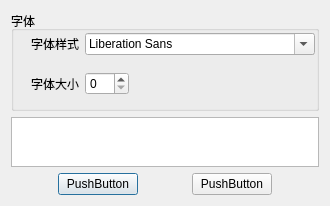
<?xml version="1.0" encoding="UTF-8"?>
<ui version="4.0">
 <class>FontStyleFrm</class>
 <widget class="QDialog" name="FontStyleFrm">
  <property name="geometry">
   <rect>
    <x>0</x>
    <y>0</y>
    <width>330</width>
    <height>206</height>
   </rect>
  </property>
  <property name="windowTitle">
   <string>Dialog</string>
  </property>
  <layout class="QVBoxLayout" name="verticalLayout">
   <item>
    <widget class="QGroupBox" name="groupBox">
     <property name="minimumSize">
      <size>
       <width>300</width>
       <height>100</height>
      </size>
     </property>
     <property name="maximumSize">
      <size>
       <width>310</width>
       <height>100</height>
      </size>
     </property>
     <property name="title">
      <string>字体</string>
     </property>
     <widget class="QWidget" name="layoutWidget">
      <property name="geometry">
       <rect>
        <x>20</x>
        <y>20</y>
        <width>284</width>
        <height>26</height>
       </rect>
      </property>
      <layout class="QHBoxLayout" name="horizontalLayout_2">
       <item>
        <widget class="QLabel" name="label_2">
         <property name="text">
          <string>字体样式</string>
         </property>
        </widget>
       </item>
       <item>
        <widget class="QFontComboBox" name="fontComboBox"/>
       </item>
      </layout>
     </widget>
     <widget class="QWidget" name="layoutWidget">
      <property name="geometry">
       <rect>
        <x>20</x>
        <y>60</y>
        <width>98</width>
        <height>26</height>
       </rect>
      </property>
      <layout class="QHBoxLayout" name="horizontalLayout_3">
       <item>
        <widget class="QLabel" name="label_3">
         <property name="text">
          <string>字体大小</string>
         </property>
        </widget>
       </item>
       <item>
        <widget class="QSpinBox" name="spinBox"/>
       </item>
      </layout>
     </widget>
    </widget>
   </item>
   <item>
    <widget class="QTextBrowser" name="textBrowser">
     <property name="sizePolicy">
      <sizepolicy hsizetype="Maximum" vsizetype="Maximum">
       <horstretch>0</horstretch>
       <verstretch>0</verstretch>
      </sizepolicy>
     </property>
     <property name="maximumSize">
      <size>
       <width>310</width>
       <height>50</height>
      </size>
     </property>
    </widget>
   </item>
   <item>
    <layout class="QHBoxLayout" name="horizontalLayout">
     <item>
      <spacer name="horizontalSpacer_2">
       <property name="orientation">
        <enum>Qt::Horizontal</enum>
       </property>
       <property name="sizeHint" stdset="0">
        <size>
         <width>40</width>
         <height>20</height>
        </size>
       </property>
      </spacer>
     </item>
     <item>
      <widget class="QPushButton" name="pushButton">
       <property name="text">
        <string>PushButton</string>
       </property>
      </widget>
     </item>
     <item>
      <spacer name="horizontalSpacer">
       <property name="orientation">
        <enum>Qt::Horizontal</enum>
       </property>
       <property name="sizeHint" stdset="0">
        <size>
         <width>40</width>
         <height>20</height>
        </size>
       </property>
      </spacer>
     </item>
     <item>
      <widget class="QPushButton" name="pushButton_2">
       <property name="text">
        <string>PushButton</string>
       </property>
      </widget>
     </item>
     <item>
      <spacer name="horizontalSpacer_3">
       <property name="orientation">
        <enum>Qt::Horizontal</enum>
       </property>
       <property name="sizeHint" stdset="0">
        <size>
         <width>40</width>
         <height>20</height>
        </size>
       </property>
      </spacer>
     </item>
    </layout>
   </item>
  </layout>
 </widget>
 <resources/>
 <connections/>
</ui>
